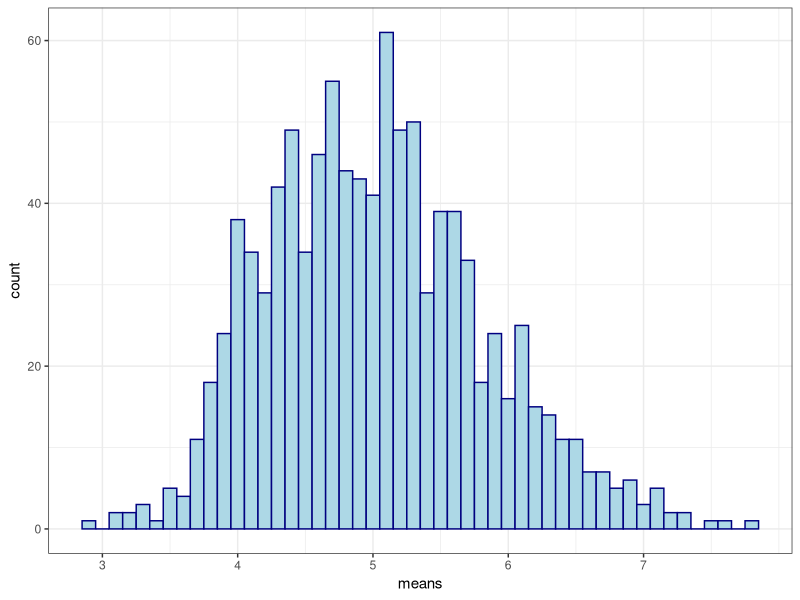
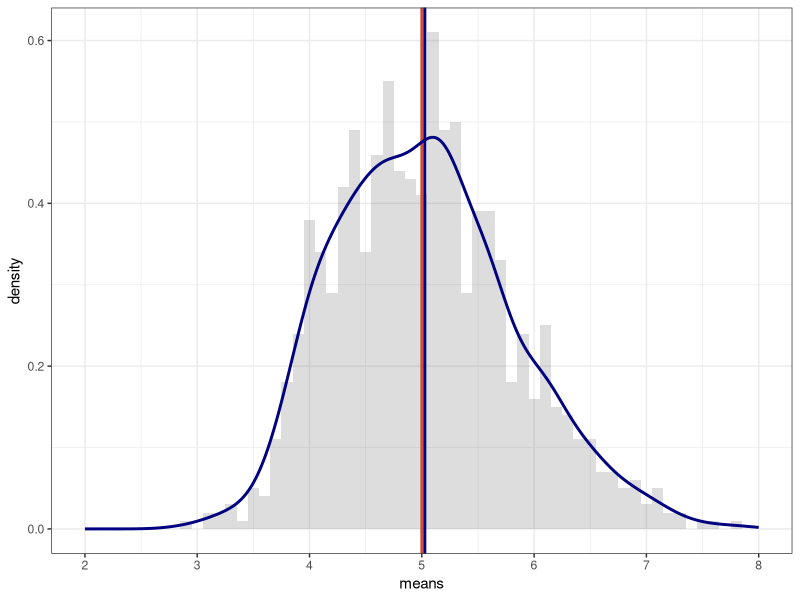

Reproduce these figures in R, in order.
## ---- chunk 1
knitr::opts_chunk$set(echo = TRUE, fig.width = 7, fig.height = 3, 
                      message = FALSE, warning = FALSE)
## ---- chunk 2
# Load required libraries
suppressMessages(library(ggplot2))

# Set seed 
set.seed(1307)

# Set constants as required
lambda <- 0.2
n <- 40
tests <- 1000

# run the test
exp_dist <- matrix(data = rexp(n * tests, lambda), nrow = tests)
exp_dist_means <- data.frame(means = apply(exp_dist, 1, mean))
## ---- chunk 3
mu <- 1 / lambda
mu
## ---- chunk 4
X <- mean(exp_dist_means$means)
X
## ---- chunk 5
ggplot(data = exp_dist_means, aes(x = means)) +
        geom_histogram(binwidth = 0.1, color = "navy", fill = "lightblue") +
        theme_bw() +
        scale_x_continuous(breaks = round(seq(min(exp_dist_means$means), 
                max(exp_dist_means$means), by = 1)))
## ---- chunk 6
sd <- (1/lambda) / sqrt(n)
sd
## ---- chunk 7
Var <- sd^2
Var
## ---- chunk 8
Var_x <- var(exp_dist_means$means)
Var_x

sd_x <- sd(exp_dist_means$means)
sd_x
## ---- chunk 9
ggplot(data = exp_dist_means, aes(x = means)) + 
        theme_bw() +
        geom_histogram(binwidth = 0.1, aes(y =..density..), alpha = 0.2) + 
        stat_function(fun = c("dnorm"), args = list(mean = mu , sd = sd),
              colour = "tomato3", size = 1) + 
        geom_vline(xintercept = mu, size = 1, colour = "tomato3") + 
        geom_density(colour = "navy", size = 1) +
        geom_vline(xintercept = X, size = 1, colour="navy") + 
        scale_x_continuous(breaks = seq(mu-3, mu+3, 1), limits = c(mu-3,mu+3)) 
